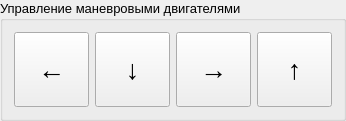
                    <widget class="QGroupBox" name="groupBox_3">
                     <property name="font">
                      <font>
                       <pointsize>10</pointsize>
                      </font>
                     </property>
                     <property name="title">
                      <string>Управление маневровыми двигателями</string>
                     </property>
                     <layout class="QHBoxLayout" name="horizontalLayout_18">
                      <item>
                       <layout class="QHBoxLayout" name="horizontalLayout_15">
                        <item>
                         <layout class="QHBoxLayout" name="horizontalLayout_9">
                          <item>
                           <widget class="QPushButton" name="pushButton_6">
                            <property name="minimumSize">
                             <size>
                              <width>75</width>
                              <height>75</height>
                             </size>
                            </property>
                            <property name="maximumSize">
                             <size>
                              <width>75</width>
                              <height>75</height>
                             </size>
                            </property>
                            <property name="font">
                             <font>
                              <pointsize>20</pointsize>
                             </font>
                            </property>
                            <property name="text">
                             <string>←</string>
                            </property>
                           </widget>
                          </item>
                          <item>
                           <widget class="QPushButton" name="pushButton_5">
                            <property name="minimumSize">
                             <size>
                              <width>75</width>
                              <height>75</height>
                             </size>
                            </property>
                            <property name="maximumSize">
                             <size>
                              <width>75</width>
                              <height>75</height>
                             </size>
                            </property>
                            <property name="font">
                             <font>
                              <pointsize>20</pointsize>
                             </font>
                            </property>
                            <property name="text">
                             <string>↓</string>
                            </property>
                           </widget>
                          </item>
                          <item>
                           <widget class="QPushButton" name="pushButton_4">
                            <property name="minimumSize">
                             <size>
                              <width>75</width>
                              <height>75</height>
                             </size>
                            </property>
                            <property name="maximumSize">
                             <size>
                              <width>75</width>
                              <height>75</height>
                             </size>
                            </property>
                            <property name="font">
                             <font>
                              <pointsize>20</pointsize>
                             </font>
                            </property>
                            <property name="text">
                             <string>→</string>
                            </property>
                           </widget>
                          </item>
                         </layout>
                        </item>
                        <item>
                         <layout class="QVBoxLayout" name="verticalLayout_26">
                          <item>
                           <widget class="QPushButton" name="pushButton_13">
                            <property name="minimumSize">
                             <size>
                              <width>75</width>
                              <height>75</height>
                             </size>
                            </property>
                            <property name="maximumSize">
                             <size>
                              <width>75</width>
                              <height>75</height>
                             </size>
                            </property>
                            <property name="font">
                             <font>
                              <pointsize>20</pointsize>
                             </font>
                            </property>
                            <property name="text">
                             <string>↑</string>
                            </property>
                           </widget>
                          </item>
                         </layout>
                        </item>
                       </layout>
                      </item>
                     </layout>
                    </widget>
